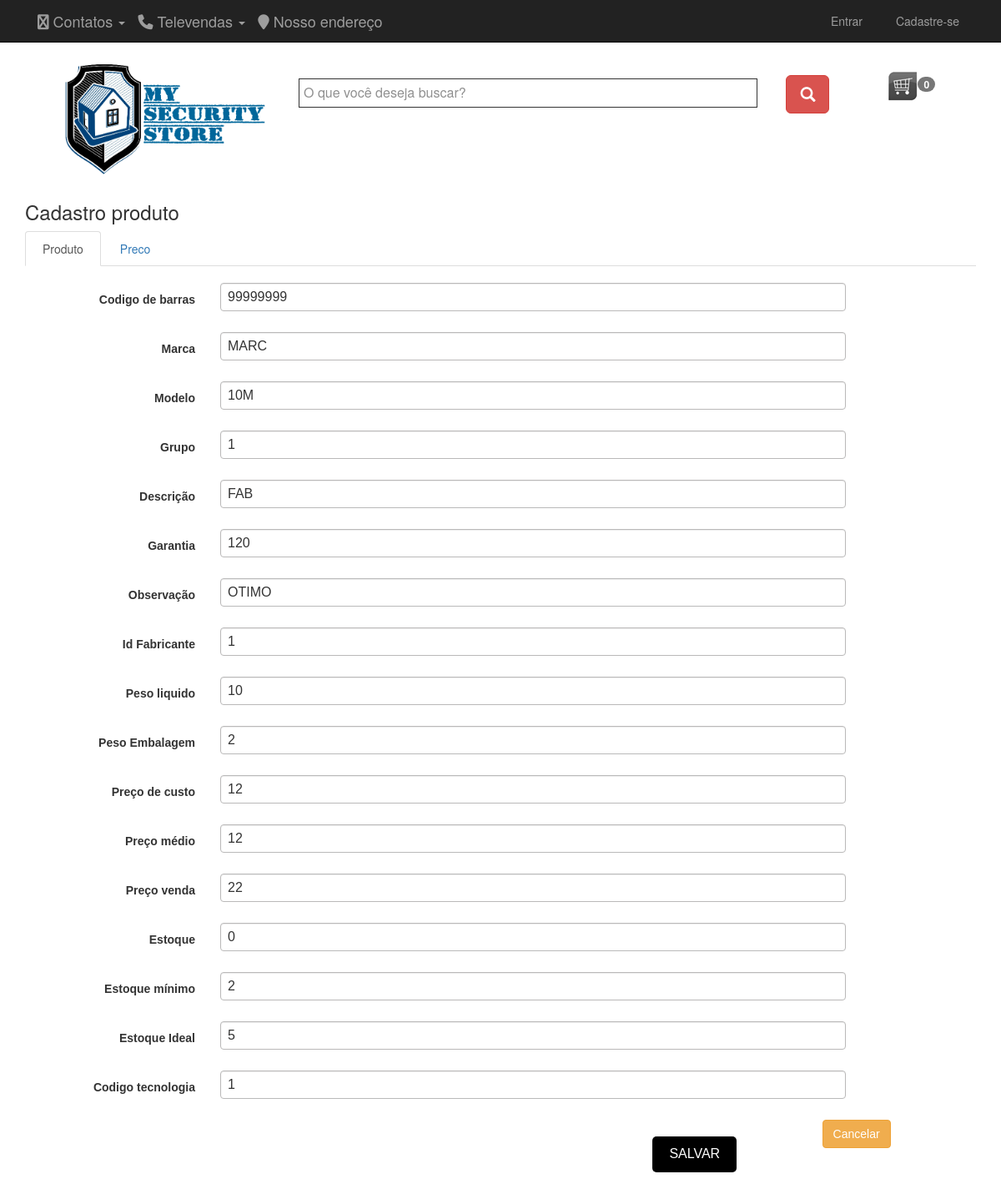
The app's page /MySecurityStore/cadastraProdutos.php?Codigo=1 with its own data.
### tables this page shows
CREATE TABLE `produtos` (
  `Codigo` int(11) NOT NULL,
  `codbarras` varchar(30) NOT NULL,
  `marca` varchar(30) NOT NULL,
  `modelo` varchar(30) NOT NULL,
  `grupo` int(11) NOT NULL,
  `descricao` varchar(50) NOT NULL,
  `garantia` varchar(10) NOT NULL,
  `obs` varchar(100) NOT NULL,
  `idfabricante` int(11) NOT NULL,
  `pesoliquido` float NOT NULL,
  `pesoembalagem` float NOT NULL
);

CREATE TABLE `fabricantes` (
  `idfabricante` int(11) NOT NULL,
  `descricao` varchar(50) NOT NULL,
  `origem` varchar(12) NOT NULL
);

CREATE TABLE `prodprecos` (
  `idproduto` int(11) NOT NULL,
  `data` date NOT NULL,
  `pcusto` float NOT NULL,
  `pmedio` float NOT NULL,
  `pvenda` float NOT NULL
);

CREATE TABLE `prodestoque` (
  `idproduto` int(11) NOT NULL,
  `estoque` int(11) NOT NULL,
  `estmin` int(11) NOT NULL,
  `estideal` int(11) NOT NULL
);

CREATE TABLE `prodtecnologia` (
  `codproduto` int(11) NOT NULL,
  `codtecnologia` int(11) NOT NULL
);

### MySecurityStore/cadastraProdutos.php (the view, shortened to what this page needs)
<?php
	if (!isset($_GET["Codigo"])){
		$Codigo = 0;
	}
	else{
		$Codigo = $_GET["Codigo"];
	}
	if ($Codigo == 0){
		$codbarras = "";
		$marca = "";
		$modelo = "";
		$grupo = "";
		$descricao = "";
		$garantia = "";
		$obs = "";
		$idfabricante = "";
		$pesoliquido = "";
		$pesoembalagem = "";
		$data = "";
		$pcusto = "";
		$pmedio = "";
		$pvenda = "";
		$estoque = "";
		$estmin = "";
		$estideal = "";
		$codtecnologia = "";
	}
	else{
		function RetornaProdutoPorId($Codigo){
			$sql = "SELECT * FROM produtos,prodprecos,prodtecnologia,prodestoque,fabricantes,fornecedor WHERE produtos.Codigo = ".$Codigo;
			$conexao = AbreConexao();
			$resultado = $conexao->query($sql);
			if(mysqli_num_rows($resultado) > 0){
			$produto = mysqli_fetch_array($resultado);
			return $produto;
			}else{
				return null;
			}
		}
		$p = RetornaProdutoPorId($Codigo);
		if ($p!= null){
			$codbarras = $p["codbarras"];
			$marca = $p["marca"];
			$modelo = $p["modelo"];
			$grupo = $p["grupo"];
			$descricao = $p["descricao"];
			$garantia = $p["garantia"];
			$obs = $p["obs"];
			$idfabricante = $p["idfabricante"];
			$pesoliquido = $p["pesoliquido"];
			$pesoembalagem = $p["pesoembalagem"];
			$pcusto = $p["pcusto"];
			$pmedio = $p["pmedio"];
			$pvenda = $p["pvenda"];
			$estoque = $p["estoque"];
			$estmin = $p["estmin"];
			$estideal = $p["estideal"];
			$codtecnologia = $p["codtecnologia"];
		}
	}
    include("topo.php");
    include("menuSecundario.php");
?>
<div class="container theme-showcase" role="main">
        <h3 class="form-signin-heading">Cadastro produto</h3>
        <div>
            <ul class="nav nav-tabs" role="tablist">
                <li role="presentation" class="active"><a href="#produto" aria-controls="produto" role="tab" data-toggle="tab">Produto</a></li>
                <li role="presentation"><a href="#produtopreco" aria-controls="produtopreco" role="tab" data-toggle="tab">Preco</a></li>
            </ul>
        </div>
        <div class="formulario">
        	<div class="tab-content">
        		<div role="tabpanel" class="tab-pane active" id="produto">
                    <div style="padding-top:20px;">
                     	<form action="salvarProduto.php" method="POST">
 								<div class="form-group row">
 									<label class="col-sm-2 col-form-label text-right" for="cBarras">Codigo de barras</label>
 										<div class="col-sm-8">
 											<input class="form-control"  type="text" name="txtCodBarras" id="cBarras" placeholder="Codigo de barras" value="<?php echo $codbarras; ?>">
 										</div>
 								</div>
 								<div class="form-group row">
 									<label class="col-sm-2 col-form-label text-right" for="cMarca">Marca</label>
 										<div class="col-sm-8">
 											<input class="form-control" type="text" name="txtMarca" id="cMarca" placeholder="Marca" value="<?php echo $marca; ?>">
 										</div>
 								</div>
 								<div class="form-group row">
 									<label class="col-sm-2 col-form-label text-right" for="cModelo">Modelo</label>
 										<div class="col-sm-8">
 											<input class="form-control" type="text" name="txtModelo" id="cModelo" placeholder="Modelo" value="<?php echo $modelo; ?>">
 										</div>
 								</div>
 								<div class="form-group row">
 									<label class="col-sm-2 col-form-label text-right" for="cGrupo">Grupo</label>
 										<div class="col-sm-8">
 											<input class="form-control" type="text" name="txtGrupo" id="cGrupo" placeholder="Grupo" value="<?php echo $grupo; ?>">
 										</div>
 								</div>
 								<div class="form-group row">
 									<label class="col-sm-2 col-form-label text-right" for="cDescricao">Descrição</label>
 										<div class="col-sm-8">
 											<input class="form-control"  type="text" name="txtDescricao" id="cDescricao" placeholder="Descrição" value="<?php echo $descricao; ?>">
 										</div>
 								</div>
 								<div class="form-group row">
 									<label class="col-sm-2 col-form-label text-right" for="cGarantia">Garantia</label>
 										<div class="col-sm-8">
 											<input class="form-control"  type="text" name="txtGarantia" id="cGarantia" placeholder="Garantia" value="<?php echo $garantia; ?>">
 										</div>
 								</div>
 								<div class="form-group row">
 									<label class="col-sm-2 col-form-label text-right" for="cObservacao">Observação</label>
 										<div class="col-sm-8">
 											<input class="form-control"  type="text" name="txtObservacao" id="cObservacao" placeholder="Observação" value="<?php echo $obs; ?>">
 										</div>
 								</div>
 								<div class="form-group row">
 									<label class="col-sm-2 col-form-label text-right" for="cBarras">Id Fabricante</label>
 										<div class="col-sm-8">
 											<input class="form-control"  type="text" name="txtIdFabricante" id="cIdFabricante" placeholder="Id fabricante" value="<?php echo $idfabricante; ?>">
 										</div>
 								</div>
 								<div class="form-group row">
 									<label class="col-sm-2 col-form-label text-right" for="cPesoLiquido">Peso liquido</label>
 										<div class="col-sm-8">
 											<input class="form-control"  type="text" name="txtPesoLiquido" id="cPesoLiquido" placeholder="Peso liquido" value="<?php echo $pesoliquido; ?>">
 										</div>
 								</div>
 								<div class="form-group row">
 									<label class="col-sm-2 col-form-label text-right" for="cPesoEmbalagem">Peso Embalagem</label>
 										<div class="col-sm-8">
 											<input class="form-control"  type="text" name="txtPesoEmbalagem" id="cPesoEmbalagem" placeholder="Peso Embalagem" value="<?php echo $pesoembalagem; ?>">
 										</div>
 								</div>
 								<div class="form-group row">
 									<label class="col-sm-2 col-form-label text-right" for="cPCusto">Preço de custo</label>
 										<div class="col-sm-8">
 											<input class="form-control"  type="text" name="txtPCusto" id="cPCusto" placeholder="Preço de custo" value="<?php echo $pcusto; ?>">
 										</div>
 								</div>
 								<div class="form-group row">
 									<label class="col-sm-2 col-form-label text-right" for="cPMedio">Preço médio</label>
 										<div class="col-sm-8">
 											<input class="form-control"  type="text" name="txtPMedio" id="cPMedio" placeholder="Preço médio" value="<?php echo $pmedio; ?>">
 										</div>
 								</div>
 								<div class="form-group row">
 									<label class="col-sm-2 col-form-label text-right" for="cPesoEmbalagem">Preço venda</label>
 										<div class="col-sm-8">
 											<input class="form-control"  type="text" name="txtPVenda" id="cPVenda" placeholder="Preço venda" value="<?php echo $pvenda; ?>">
 										</div>
 								</div>
 								<div class="form-group row">
 									<label class="col-sm-2 col-form-label text-right" for="cEstoque">Estoque</label>
 										<div class="col-sm-8">
 											<input class="form-control"  type="text" name="txtEstoque" id="cEstoque" placeholder="Estoque" value="<?php echo $estoque; ?>">
 										</div>
 								</div>
 								<div class="form-group row">
 									<label class="col-sm-2 col-form-label text-right" for="cEstMin">Estoque mínimo</label>
 										<div class="col-sm-8">
 											<input class="form-control"  type="text" name="txtEstMin" id="cEstMin" placeholder="Estoque mínimo" value="<?php echo $estmin; ?>">
 										</div>
 								</div>
 								<div class="form-group row">
 									<label class="col-sm-2 col-form-label text-right" for="cEstIdeal">Estoque Ideal</label>
 										<div class="col-sm-8">
 											<input class="form-control"  type="text" name="txtEstIdeal" id="cEstIdeal" placeholder="Estoque Ideal" value="<?php echo $estideal; ?>">
 										</div>
 								</div>
 								<div class="form-group row">
 									<label class="col-sm-2 col-form-label text-right" for="cCodTec">Codigo tecnologia</label>
 										<div class="col-sm-8">
 											<input class="form-control"  type="text" name="txtCodTec" id="cCodTec" placeholder="Codigo tecnologia" value="<?php echo $codtecnologia; ?>">
 										</div>
 								</div>
 								<div class="text-center">
 									<input type="submit" class="btn btn-primary" value="Salvar" onclick="alert('Dados salvos com sucesso!');">
 										<a href="mostraProdutosCadastrados.php" class="btn btn-warning">Cancelar</a>
 								</div>
 						</form>
                    </div>
                </div>
        	</div>
        </div>
</div>

### MySecurityStore/topo.php (shortened to what this page needs)
<!DOCTYPE html>
	<html lang="pt-br">
	<head>
		<link rel="stylesheet" type="text/css" href="css/style.css">
		<link rel="stylesheet" type="text/css" href="http://maxcdn.bootstrapcdn.com/bootstrap/3.3.7/css/bootstrap.css">
		<link rel="stylesheet" type="text/css" href="css/estilo.css">
		<link rel="stylesheet" type="text/css" href="css/w3.css">
	    <link rel="stylesheet" type="text/css" href="css/bootstrap.min.css">
	    <link rel="stylesheet" type="text/css" href="css/bootstrap.css">
	    <link rel="stylesheet" type="text/css" href="css/owl.carousel.css">
	    <link rel="stylesheet" type="text/css" href="css/owl.carousel.min.css">
	    <link rel="stylesheet" type="text/css" href="css/tour.css">
	</head>
	<body>

### MySecurityStore/menuSecundario.php (shortened to what this page needs)
<nav class="navbar navbar-inverse  navbar-expand-lg navbar-fixed-top">
  <div class="container-fluid">
  <div id="navbarCollapse" class="collapse navbar-collapse">
              <ul class="nav navbar-nav">
                  <div class="navbar-header">
                  <a class="dropdown navbar-brand" data-toggle="dropdown" href="dropdown-menu"><span class="fa fa-whatsapp" aria-hidden="true"></span> Contatos
                  <b class="caret"></b>
                  </a>
                  </div>
                  <div class="navbar-header">
                  <a class="navbar-brand" data-toggle="dropdown" href="dropdown-menu"><span class="fa fa-phone" aria-hidden="true"></span> Televendas
                   <b class="caret"></b>
                  </a>
                  </div>
                  <div class="navbar-header">
                  <a class="navbar-brand" href="#"><span class="fa fa-map-marker" aria-hidden="true"></span> Nosso endereço</a>
                  </div>
              </ul>
              <ul class="nav navbar-nav navbar-right">
                  <li><a href="login.php">Entrar</a></li>
                  <li><a href="cadastro.php">Cadastre-se</a></li>
              </ul>
  </div>
</nav>
<div class="container container-inicio">
    <div class="row">
       <div class="topo">
      <div class="busca">
        <a href="index.php"><img src="Imagens/logo.png" class="tam_img"></a>
        <form class="entrada">
          <input type="text" name="txtBusca" placeholder="O que você deseja buscar?">
         <button class="btn btn-danger btn-lg" name="btnBuscar" value=""><span class="glyphicon glyphicon-search"></span>
        </button>
        </form>
      </div>
       <div class="col-sm-push-8">
            <div>
                <div class="text-center nav navbar-nav">
                    <li><a href="carrinhoCompras.php"><img src="Imagens/shoppingcart.png"><span class="badge">0</span></a></li>
                </div>
            </div>
        </div>
    </div>
    </div>
</div>

### MySecurityStore/css/style.css (style rules this page uses)
img { max-width: 100%; height: auto; }
h1, h2, h3, h4, h5, h6 { margin: 0 0 15px; }
body { font-family:Arial, Helvetica, sans-serif; }
a { color: #5a88ca }
input[type="text"], input[type="password"], input[type="email"], textarea { border: 1px solid #ddd; padding: 10px; }
input[type="submit"], button[type=submit] { background: none repeat scroll 0 0 #5a88ca; border: medium none; color: #fff; padding: 11px 20px; text-transform: uppercase; }
.tab-content { margin-bottom: 30px; }

### MySecurityStore/css/estilo.css (style rules this page uses)
.topo, .menu { background-color: #fff; display: table; width: 100%; }
.topo .busca { display: table; float: left; }
.topo .busca a { color: #fff; font-size: 28px; font-weight: bold; padding-left: 10px; margin-left: 30px; margin-right: 10px; text-decoration: none; float: left; }
.topo .busca .entrada { font-size: 16px; padding-right: 50px; margin-top: 20px; float: left; }
.topo .busca .entrada input[type=text] { color: #333; width: 550px; font-size: 16px; text-decoration: none; border: solid 1px; padding: 5px; margin: 0px 30px; }
.container-inicio { padding-top: 70px; padding-right: 15px; padding-left: 15px; margin-right: auto; margin-left: auto; }
.tam_img { width: 243px; height: 141px; margin-left: 20px; }
.formulario { float:left; width:100%; height:auto; font-family: 'OpenSans', sans-serif; }
.formulario label { width:20%; float:left; text-align:right; padding:10px 15px 0 0; }
.formulario input { padding:8px; margin:0px 0 10px 0; border:1px solid #bab9b9; font-weight:400; font-size:16px; color:#333; display:block; outline: none; -webkit-transition: background 0.5s ease-out; -moz-transition: background 0.5s ease-out; transition: background 0.5s ease-out; }
.formulario input[type="submit"] { float:left; border-radius:5px; padding:10px 20px 10px 20px; margin:20px 0 20px 66%; background: #000; border:solid 0px; color:#fff; cursor:pointer; }

### MySecurityStore/css/w3.css (style rules this page uses)
html { box-sizing:border-box }
*,*:before,*:after { box-sizing:inherit }
html { -ms-text-size-adjust:100%;-webkit-text-size-adjust:100% }
body { margin:0 }
article,aside,details,figcaption,figure,footer,header,main,menu,nav,section,summary { display:block }
a { background-color:transparent;-webkit-text-decoration-skip:objects }
img { border-style:none }
button,input,select,textarea { font:inherit;margin:0 }
button,input { overflow:visible }
button,select { text-transform:none }
button,html [type=button],[type=reset],[type=submit] { -webkit-appearance:button }
html,body { font-family:Verdana,sans-serif;font-size:15px;line-height:1.5 }
html { overflow-x:hidden }
h3 { font-size:24px }
h1,h2,h3,h4,h5,h6 { font-family:"Segoe UI",Arial,sans-serif;font-weight:400;margin:10px 0 }
img { margin-bottom:-5px }
a { color:inherit }

### records on screen
produtos: txtCodBarras "99999999", txtMarca "MARC", txtModelo "10M", txtGrupo "1", txtGarantia "120", txtObservacao "OTIMO", txtPesoLiquido "10", txtPesoEmbalagem "2"
fabricantes: txtDescricao "FAB", txtIdFabricante "1"
prodprecos: txtPCusto "12", txtPMedio "12", txtPVenda "22"
prodestoque: txtEstoque "0", txtEstMin "2", txtEstIdeal "5"
prodtecnologia: txtCodTec "1"
